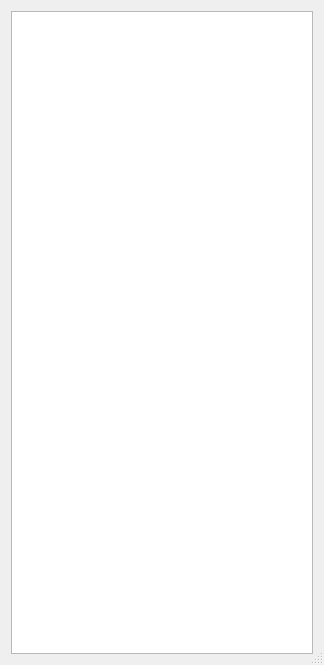
<?xml version="1.0" encoding="UTF-8"?>
<ui version="4.0">
 <class>DlgCtl</class>
 <widget class="QDialog" name="DlgCtl">
  <property name="geometry">
   <rect>
    <x>0</x>
    <y>0</y>
    <width>324</width>
    <height>665</height>
   </rect>
  </property>
  <property name="windowTitle">
   <string>Show/Hide Controls</string>
  </property>
  <property name="sizeGripEnabled">
   <bool>true</bool>
  </property>
  <layout class="QVBoxLayout" name="verticalLayout">
   <item>
    <widget class="QTableWidget" name="t"/>
   </item>
  </layout>
 </widget>
 <resources/>
 <connections/>
</ui>
